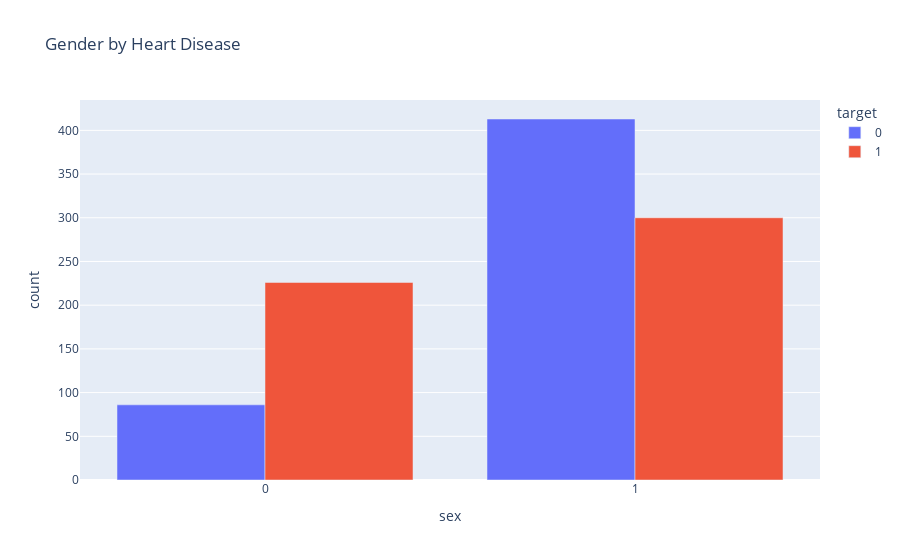

The cell this chart's notebook holds for it:
### Markdown cell above
Let's try to further analysis for the relationship between two columns

### Code cell
# Which gender has higer chance of getting heart disease?
df_gen_tar = df.copy()

df_gen_tar['sex'] = df_gen_tar['sex'].astype(object)
df_gen_tar['target'] = df_gen_tar['target'].astype('category')

df_gen_tar = df_gen_tar.groupby(['sex', 'target'], as_index=False)['age'].count()

# Column chart for gender and target by total
fig_gen_tar = px.bar(df_gen_tar, x='sex', y='age', 
                 barmode='group', color='target',
                 labels={'age':'count'},
                 title='Gender by Heart Disease')
fig_gen_tar.update_layout(showlegend=True)

fig_gen_tar.show()

### Figure 1 — Plotly figure (JSON) as saved in the notebook; plotly's stock layout.template omitted (floating-point values rounded to 4 significant figures)
{"data": [{"alignmentgroup": "True", "hovertemplate": "target=0<br>sex=%{x}<br>count=%{y}<extra></extra>", "legendgroup": "0", "marker": {"color": "#636efa", "pattern": {"shape": ""}}, "name": "0", "offsetgroup": "0", "orientation": "v", "showlegend": true, "textposition": "auto", "type": "bar", "x": [0, 1], "xaxis": "x", "y": [86, 413], "yaxis": "y"}, {"alignmentgroup": "True", "hovertemplate": "target=1<br>sex=%{x}<br>count=%{y}<extra></extra>", "legendgroup": "1", "marker": {"color": "#EF553B", "pattern": {"shape": ""}}, "name": "1", "offsetgroup": "1", "orientation": "v", "showlegend": true, "textposition": "auto", "type": "bar", "x": [0, 1], "xaxis": "x", "y": [226, 300], "yaxis": "y"}], "layout": {"barmode": "group", "legend": {"title": {"text": "target"}, "tracegroupgap": 0}, "showlegend": true, "title": {"text": "Gender by Heart Disease"}, "xaxis": {"anchor": "y", "domain": [0, 1], "title": {"text": "sex"}}, "yaxis": {"anchor": "x", "domain": [0, 1], "title": {"text": "count"}}}}
